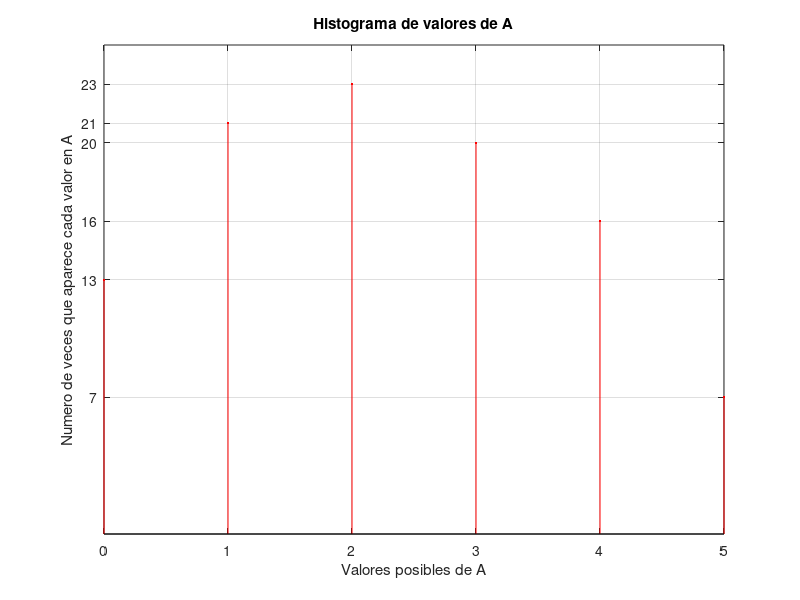

This figure's MATLAB source:

% Ejercicio1: 
% a) Crea un vector V de 10 elementos con números enteros aleatorios entre 0 y 10.

V = round(10*rand(1,10))

% b) Genera un vector binario donde el 1 binario señala a los elementos
% del vector que son menores o iguales a 5.

Vb = V <= 5

% c) Encuentra con la función find las posiciones en el vector de esos elementos

find(Vb) %Find te da las posiciones de un vector binario cuyo valor = 1
find(V <= 5)

% d) Encuentra la posición del valor máximo de V

[Vmax, posVMax] = max(V) %Nos devuelve el valor mas alto en un vector (en matriz es diferente)
posVmax = find(V==max(V)) % Al hacer V==max(V) estas creando un vector con las pos que tienen el valor maximo

% e) Ordena los elmentos del vector, de mayor a menor, obteniendo las
% posiciones donde se encuentran en V
sort(V) %Ordenado de menor a mayor
sort(V, 'ascend')

[Vord, posVord] = sort(V, 'descend') %Ordenado de mayor a menor
[V; Vord; posVord] %Muestro el vector normal, ordenado y las posiciones de cada numero del V original

[V;sort(V, 'descend')] %Solucion mostrando del vector normal y ordenado


% Ejercicio2: 
% a) Crea una matriz M de 2 filas y 3 columnas con números enteros aleatorios
% entre 0 y 10.

M = round(10*rand(2,3));

% b) Genera una matriz binaria de las mismas dimensiones, que indique los 
% valores en M que tienen valores entre 3 y 8

%1º Le damos las dimensiones de la matriz M a otra matriz nueva
[nF, nC] = size(M);
Mb = false(nF,nC);
%2º Recorremos por fila/columna la matriz para comprobar sus valores
%(programacion normal)
for f = 1: nF
    for c = 1: nC
        if (M(f,c) >= 3 && M(f,c) <= 8)
            Mb(f,c) = true;
        end
    end
end   
%2º Recorremos por fila/columna la matriz para comprobar sus valores
%(programacion matlab)
Mb = M>= 3 & M<=8;

%3º Usamos find para buscar los valores que han cumplido la condicion
[f, c] = find(Mb); %Esta vez al tratarse de una matriz le pedimos 2 cosas: fila y columna (dos matrices de 1 columna)
%RECUERDA: Find busca en las mastrices por columnas


% c) Calcula la media de esos elementos

%Programacion normal

[f, c] = find(Mb);
num1Binarios = length(f);
media = 0;
for i=1:length(f)
    media = media + M(f(i), c(i));    
end

media = media/num1Binarios;

%Programacion en Matlab

M(Mb) %Si le pasamos una matriz binaria de las mismas direcciones accederá a las posiciones que tengan valor = 1
media = mean(M(Mb));
media = mean(M( M>= 3 & M <= 8 )); 

% d) Reemplaza el valor de esos elementos, asignándoles un valor -1

M(Mb) = -1;

% Ejercicio3:
% a) Genera dos matrices A y B, 5x5, de números enteros aleatorios entre 0 y 10

A = round(10*rand(5,5));
B = round(10*rand(5,5));

% b) Calcula la media de los valores de A en aquellos puntos donde B es > 5

Ab = mean(A(B > 5)) %Se puede hacer porque A y B TIENEN LA MISMA DIMENSIÓN


% Ejercicio4:
% a) Generar una matriz A, 10x10, de números enteros aleatorios entre 0 y 5 

A = round(5*rand(10,10));

% b) Guarda en un vector fila, llamado valoresA, los valores distintos
% que aparecen en A 

valoresA = unique(A); %Unique nos da un vector COLUMNA de los valores sin repetir 
valoresA = (unique(A))'; %Asi nos lo da en un vector fila, haciendo la transpuesta usando el apostrofe

% c) Inicializa con ceros un vector fila, llamado conteoValores,
% de tantos elementos como valores distintos haya en A

conteoValores = zeros(size(valoresA)); %Matriz solución

% d) Guarda en las posiciones de conteoValores el número de veces que
% aparece en A cada uno de sus posiles valores

for i=1:length(valoresA) %O i = valoresA y recorrera el vector A
    valorA_i = valoresA(i);
    Mb = A == valorA_i;
    conteoValores(i) = sum(Mb(:));
end

conteoValores

% e) Representa con stem, valoresA frente a conteoValores

stem(valoresA, conteoValores, '.r'); %Es igual que plot
xlabel('Valores posibles de A');
ylabel('Numero de veces que aparece cada valor en A');
xticks(valoresA) %Solo aparece en el eje x los valores de A
yticks(unique(conteoValores)) % Que solo se vea los valores de conteoValores
grid on %Activo la cuadricula
title('Histograma de valores de A')

g = imhist(A); %Funcion del histograma


% Ejercicio5:

% Función: varLogica = funcion_compara_matrices(m1,m2)

% Diseñar una función que reciba como entradas dos matrices de la misma
% dimensión. La función debe devolver una variable lógica, con true si las
% matrices son iguales y false  en caso contrario.
% Para ello la función deberá:
% - Calcular una matriz diferencias (resta de las dos matrices de entrada)
% - Calcula el valor máximo y mínimo de esta matriz diferencias
% - Si el valor máximo es igual al valor mínimo y cualquiera de ellos tiene
% el valor 0, entonces las matrices de entrada son iguales

% Observación: si las matrices no tienen la misma dimensión la función
% únicamente debe advertir por el command window este hecho (para ello,
% puedes utilizar la función instrucción: disp('cadena de texto a mostrar').

% Guardar la función en un directorio llamado funciones, y, añadiendo el
% path a este directorio, llámala en distintas situaciones para comprobar
% su correcto funcionamiento.